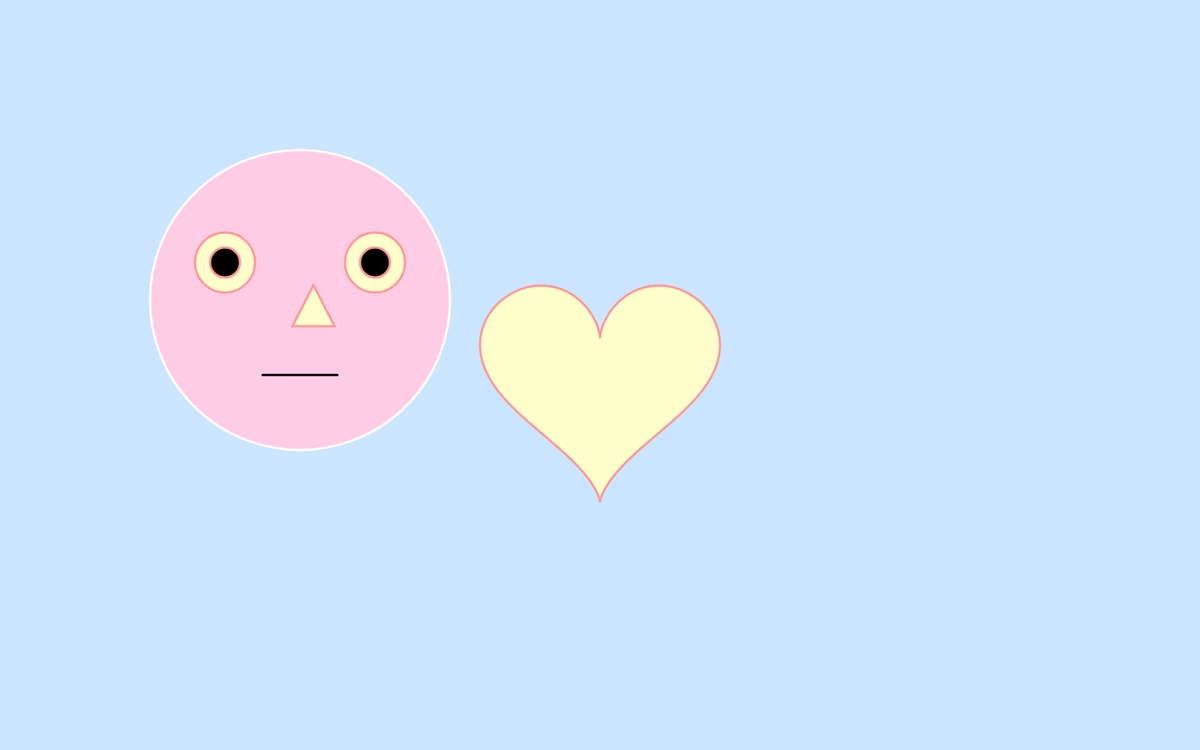
Frame 1 (no input)
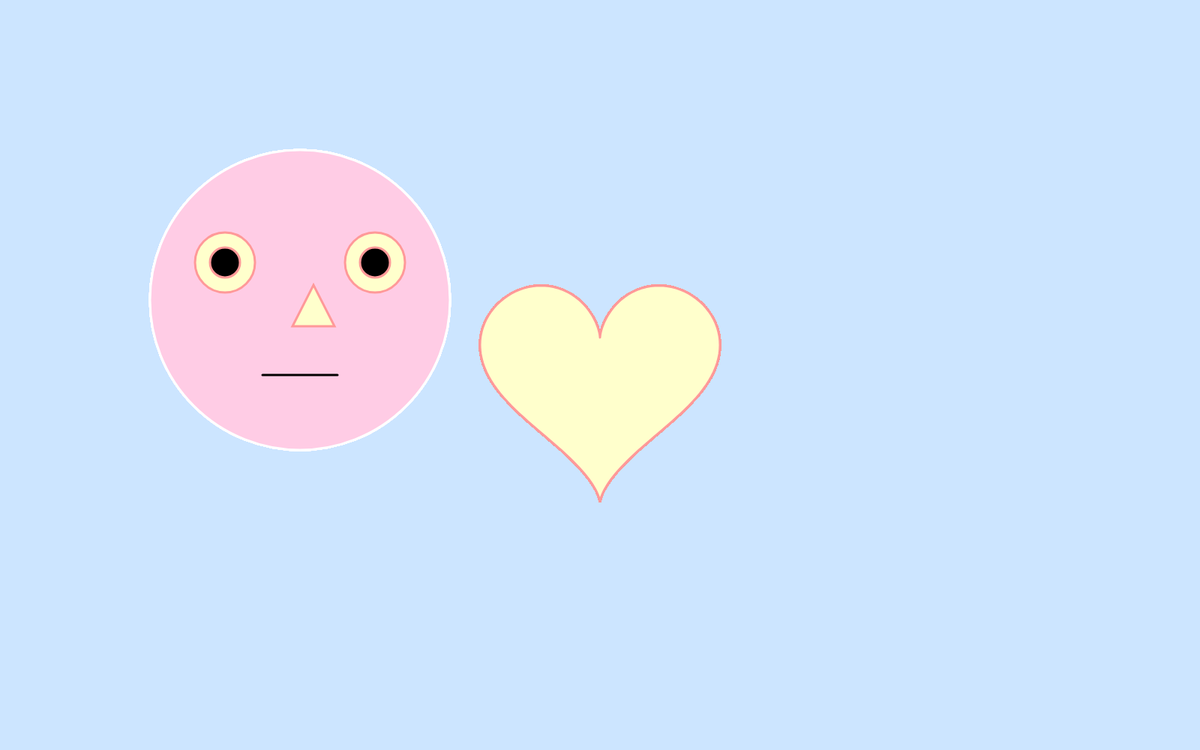
Frame 60 (no input)
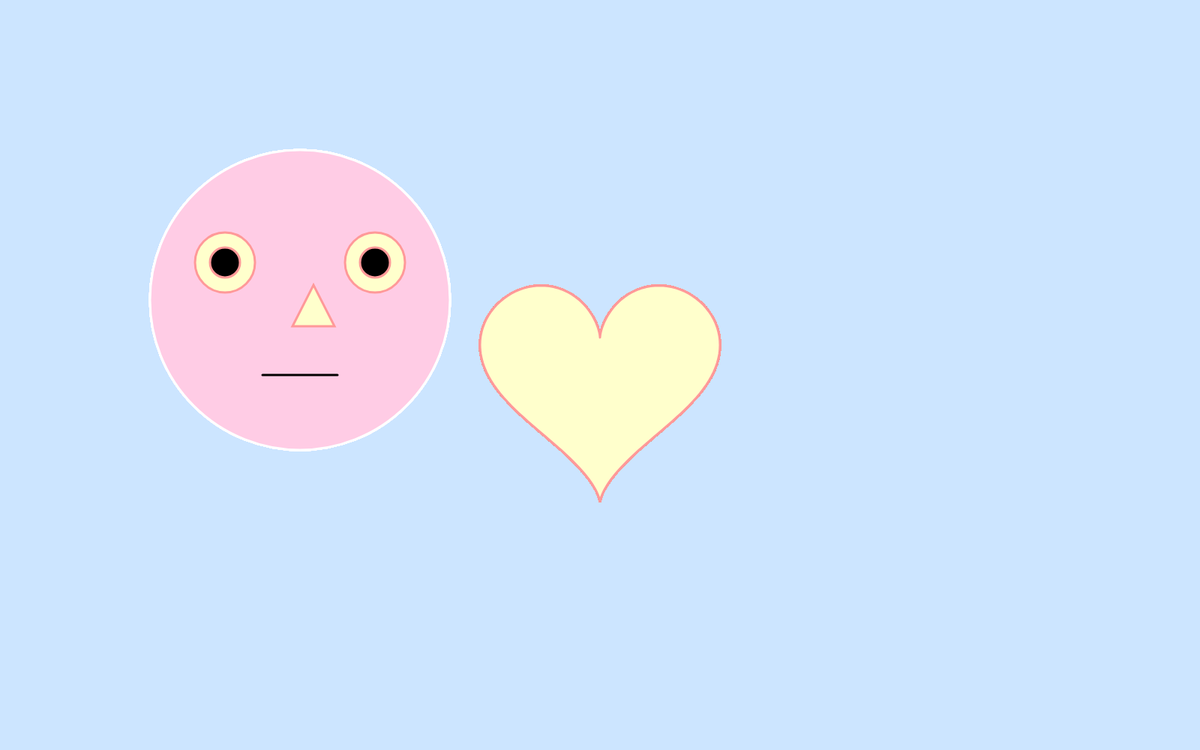
Frame 120 (the mouse pressed at the canvas centre since frame 60)

The p5.js sketch that drew these frames (run headless with seeded random() and noise() and a simulated clock; from frame 60 on, the mouse is pressed at the canvas centre):

// p5.js sketch
// ── sketch.js

const R = 150;
const xh = angle => R / 15.0 * 16 * Math.pow(Math.sin(angle), 3);
const yh = p => R / 15.0 * (-13 * Math.cos(p) + 5 * Math.cos(2 * p) + 2 * Math.cos(3 * p) + Math.cos(4 * p));

function setup() {
    createCanvas(1600, 1000);
    background(204,229,255);
}

function draw() {
    fill(255, 204, 229);
    stroke(255);
    strokeWeight(3);
    ellipse(400, 400, 400, 400);
    fill(255, 255, 204);
    stroke(255,153,153);
    ellipse(300, 350, 80, 80);
    ellipse(500, 350, 80, 80);
    fill(0);
    ellipse(300, 350, 40, 40);
    ellipse(500, 350, 40, 40);
    fill(255, 255, 204);
    triangle(390, 435, 418, 380, 446, 435);
    stroke(0);
    line(350,500, 450, 500)
    
    fill(255, 255, 204);
    stroke(255,153,153);
    beginShape();
    let n = 200;
    for (let i = 0; i < n; i++) {
      let x = width / 2 + xh(TAU * i / n);
      let y = height / 2 + yh(TAU * i / n);
      vertex(x, y);
    }
    endShape();
}
